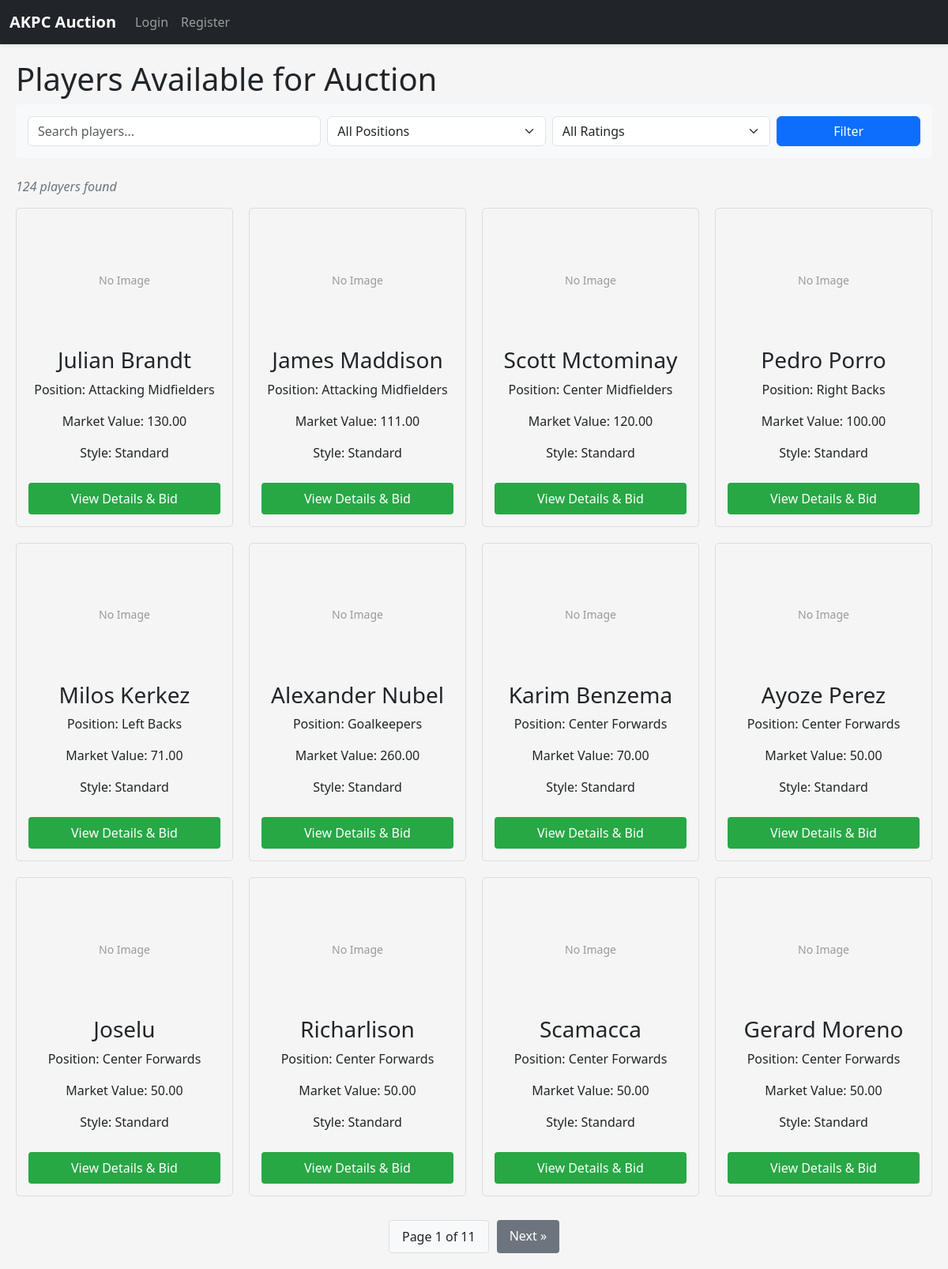
The page / on the database its author committed.
### auction/models.py (models this page shows, shortened)
class Player(models.Model):
    POSITION_CHOICES = [
        ('CF', 'Center Forwards'),
        ('SS', 'Second Strikers'),
        ('RWF', 'Right Wingers'),
        ('LWF', 'Left Wingers'),
        ('AMF', 'Attacking Midfielders'),
        ('LMF', 'Left Midfielders'),
        ('RMF', 'Right Midfielders'),
        ('CMF', 'Center Midfielders'),
        ('DMF', 'Defensive Midfielders'),
        ('LB', 'Left Backs'),
        ('RB', 'Right Backs'),
        ('CB', 'Center Backs'),
        ('GK', 'Goalkeepers'),
    ]
    name = models.CharField(max_length=100)
    position = models.CharField(max_length=3, choices=POSITION_CHOICES)
    rating = models.CharField(max_length=10, blank=True, null=True, help_text="e.g. 5⭐️")
    playing_style = models.CharField(max_length=100)
    image_url = models.URLField(blank=True, null=True)
    created_at = models.DateTimeField(auto_now_add=True)
    market_value = models.DecimalField(max_digits=10, decimal_places=2, default=50.00)
    team = models.ForeignKey('Team', on_delete=models.SET_NULL, null=True, blank=True, related_name='players')

### auction/views.py (the view)
# urls.py: path('', views.player_list, name='player_list'),
def player_list(request):
    players = Player.objects.filter(team__isnull=True)
    search_query = request.GET.get('search', '')
    if search_query:
        players = players.filter(
            Q(name__icontains=search_query) |
            Q(position__icontains=search_query) |
            Q(playing_style__icontains=search_query)
        )
    position_filter = request.GET.get('position', '')
    if position_filter:
        players = players.filter(position=position_filter)
    rating_filter = request.GET.get('rating', '')
    if rating_filter:
        players = players.filter(rating=rating_filter)
    paginator = Paginator(players, 12)
    page_number = request.GET.get('page')
    page_obj = paginator.get_page(page_number)
    return render(request, 'player_list.html', {
        'page_obj': page_obj,
        'search_query': search_query,
        'position_filter': position_filter,
        'rating_filter': rating_filter,
        'position_choices': Player.POSITION_CHOICES,
        'rating_choices': ['5⭐️', '4⭐️', '3⭐️'],
    })

### auction/templates/player_list.html (shortened to what this page needs)
{% extends 'base.html' %}
{% block content %}
<h1>Players Available for Auction</h1>
<form method="get" action="{% url 'player_list' %}" class="filter-form mb-4">
    <div class="row g-2 align-items-center">
        <div class="col-12 col-md-4">
            <input type="text" name="search" placeholder="Search players..."
                   value="{{ search_query|default:'' }}" class="form-control">
        </div>
        <div class="col-12 col-md-3">
            <select name="position" class="form-select">
                <option value="">All Positions</option>
            </select>
        </div>
        <div class="col-12 col-md-3">
            <select name="rating" class="form-select">
                <option value="">All Ratings</option>
            </select>
        </div>
        <div class="col-12 col-md-2">
            <div class="d-flex gap-2 align-items-center">
                <button type="submit" class="btn btn-primary w-100">Filter</button>
            </div>
        </div>
    </div>
</form>
<p class="player-count">{{ page_obj.paginator.count }} player{{ page_obj.paginator.count|pluralize }} found</p>
<div class="player-grid">
    {% for player in page_obj %}
    <div class="player-card">
        <div class="player-image">
            {% if player.image_url %}
                <img src="{{ player.image_url }}" alt="{{ player.name }}" style="width: 100%; height: 100%; object-fit: cover;">
            {% else %}
                No Image
            {% endif %}
        </div>
        <h3>{{ player.name }}</h3>
        <p>Position: {{ player.get_position_display }}</p>
        <p>Market Value: {{ player.market_value }}</p>
        <p>Style: {{ player.playing_style }}</p>
        {% if user.is_authenticated %}
            <a href="{% url 'player_detail' player.pk %}" class="bid-button">View Details & Bid</a>
        {% else %}
            <button class="bid-button" onclick="showLoginAlert()">View Details & Bid</button>
        {% endif %}
    </div>
    {% empty %}
    <p class="no-results">No players found matching your criteria.</p>
    {% endfor %}
</div>
{% if page_obj.has_other_pages %}
<div style="display: flex; justify-content: center; margin-top: 30px; gap: 10px;">
    <span style="padding: 8px 16px; background-color: #f8f9fa; border: 1px solid #ddd; border-radius: 4px;">
        Page {{ page_obj.number }} of {{ page_obj.paginator.num_pages }}
    </span>
    {% if page_obj.has_next %}
        <a href="?page={{ page_obj.next_page_number }}" class="btn-cancel" style="text-decoration: none;">Next &raquo;</a>
    {% endif %}
</div>
{% endif %}
{% endblock %}

### auction/templates/base.html (shortened to what this page needs)
<!DOCTYPE html>
<html lang="en">
<head>
    <link href="https://cdn.jsdelivr.net/npm/bootstrap@5.3.2/dist/css/bootstrap.min.css" rel="stylesheet">
</head>
<body>
    {% if not request.path == '/login/' and not request.path == '/register/' %}
    <nav class="navbar navbar-expand-lg navbar-dark bg-dark shadow-sm">
        <div class="container-fluid">
            <a class="navbar-brand fw-bold" href="/">AKPC Auction</a>
            <div class="collapse navbar-collapse" id="navbarNav">
                <ul class="navbar-nav me-auto mb-2 mb-lg-0">
                    {% if user.is_authenticated %}
                        <li class="nav-item"><a class="nav-link" href="{% url 'player_list' %}">Auction House</a></li>
                        <li class="nav-item"><a class="nav-link" href="{% url 'all_players' %}">Global Database</a></li>
                        <li class="nav-item"><a class="nav-link" href="{% url 'team_profile' %}">My Profile</a></li>
                        {% if user.is_staff %}
                            <li class="nav-item"><a class="nav-link text-warning" href="{% url 'admin_dashboard' %}">Admin Dashboard</a></li>
                            <li class="nav-item"><a class="nav-link text-warning" href="{% url 'admin_bid_view' %}">Bids Dashboard</a></li>
                        {% endif %}
                    {% else %}
                        <li class="nav-item"><a class="nav-link" href="{% url 'login' %}">Login</a></li>
                        <li class="nav-item"><a class="nav-link" href="{% url 'register' %}">Register</a></li>
                    {% endif %}
                </ul>
            </div>
        </div>
    </nav>
    {% endif %}
    <div class="content">
        {% block content %}
        {% endblock %}
    </div>
</body>
</html>

### auction/templates/base.html (style rules this page uses)
body { background-color: #f5f5f5; }
.content { padding: 20px; max-width: 1200px; margin: 0 auto; }

### auction/templates/player_list.html (style rules this page uses)
.filter-form { margin-bottom: 20px; padding: 15px; background-color: #f8f9fa; border-radius: 5px; }
.player-count { font-style: italic; color: #6c757d; margin-bottom: 15px; }
.player-grid { display: grid; grid-template-columns: repeat(auto-fill, minmax(250px, 1fr)); gap: 20px; }
.player-card { border: 1px solid #ddd; border-radius: 5px; padding: 15px; text-align: center; transition: transform 0.2s, box-shadow 0.2s; display: flex; flex-direction: column; justify-content: space-between; }
.player-image { width: 100%; height: 150px; object-fit: cover; border-radius: 3px; margin-bottom: 10px; background-color: #f5f5f5; display: flex; align-items: center; justify-content: center; color: #999; font-size: 14px; }
.bid-button { display: inline-block; margin-top: 10px; padding: 8px 16px; background-color: #28a745; color: white; text-decoration: none; border-radius: 4px; border: none; cursor: pointer; }
.btn-cancel { padding: 8px 16px; background-color: #6c757d; color: white; border: none; border-radius: 4px; cursor: pointer; }

### rows shown on the page
Player: shows "No Image", name "Julian Brandt", position "Attacking Midfielders", market_value "130.00", playing_style "Standard"
Player: shows "No Image", name "James Maddison", position "Attacking Midfielders", market_value "111.00", playing_style "Standard"
Player: shows "No Image", name "Scott Mctominay", position "Center Midfielders", market_value "120.00", playing_style "Standard"
Player: shows "No Image", name "Pedro Porro", position "Right Backs", market_value "100.00", playing_style "Standard"
Player: shows "No Image", name "Milos Kerkez", position "Left Backs", market_value "71.00", playing_style "Standard"
Player: shows "No Image", name "Alexander Nubel", position "Goalkeepers", market_value "260.00", playing_style "Standard"
Player: shows "No Image", name "Karim Benzema", position "Center Forwards", market_value "70.00", playing_style "Standard"
Player: shows "No Image", name "Ayoze Perez", position "Center Forwards", market_value "50.00", playing_style "Standard"
Player: shows "No Image", name "Joselu", position "Center Forwards", market_value "50.00", playing_style "Standard"
Player: shows "No Image", name "Richarlison", position "Center Forwards", market_value "50.00", playing_style "Standard"
Player: shows "No Image", name "Scamacca", position "Center Forwards", market_value "50.00", playing_style "Standard"
Player: shows "No Image", name "Gerard Moreno", position "Center Forwards", market_value "50.00", playing_style "Standard"

### other values the page prints
{{ page_obj.paginator.count }} "124"
{{ page_obj.number }} "1"
{{ page_obj.paginator.num_pages }} "11"
